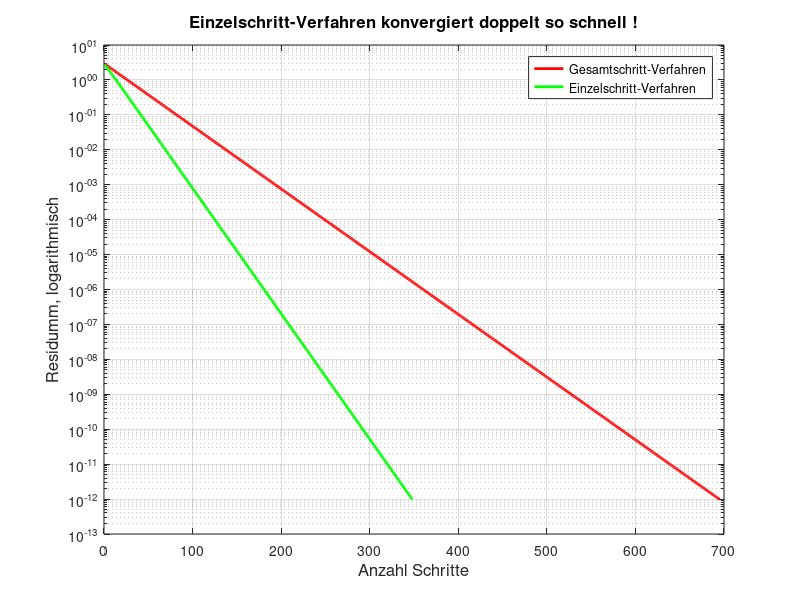

This figure's MATLAB source:
% Uebungen zur Numerischen Mathematik, WS 2014/15
% Blatt 04, Aufgabe 14 (i)
%   x = gv(A, b, eps)
%   x = ev(A, b, eps)
% Gegeben A in Gl_n(K), b in K^n, Abbruchparameter eps > 0.
% Bestimme Loesung von A x = b mittels Gesamt-
% und Einzelschrittverfahren.
% Geben Sie auch in jedem Schritt den Fehler | x - x^k | aus.
%
% Autoren:
%   Janina Geiser, Mat Nr. 6420269
%   Michael Hufschmidt, Mat.Nr. 6436122
%   Farina Ohm, Mat Nr. 6314051
%   Annika Seidel, Mat Nr. 6420536
% Uebungsleiter:
%   Thomas Berger <thomas.berger@uni-hamburg.de>
%
% clc
% clear all
function test_iteration

n = 10 ;
A = 2*diag(ones(1,n))-diag(ones(1,n-1),1)-diag(ones(1,n-1),-1) ;
b = zeros(n,1) ;
b(1) = 1 ;
b(n) = 1 ;
max_steps = 1000 ;
xx = A \ b ;                 % die exakte Loesung
eps = 1e-12 ;                % Fehlerschranke

steps_gv = 0;                % Anzahl Schritte
steps_ev = 0;

r_gv = zeros(1, max_steps) ; % Residuen
r_ev = zeros(1, max_steps) ;


    function [r] = residuum(x1, x2)
        % Berechnet den Betrag von |x1 - x2| (in Euklidische Norm)
        r = norm(x2 - x1);
    end

    function[x_neu] = gv_step(A, b, x_alt)
        % Macht einen Einzel_Step im Gesamtschrittverfahren und berechnet x
        n = length(b);
        x_neu = zeros(n,1) ; % Spaltenvektor
        for i = 1 : n
            x_neu(i) = (b(i) - A(i, 1:i-1) * x_alt(1:i-1) - A(i, i+1:n) * x_alt(i+1:n))/ A(i,i) ;
        end
    end

    function[x] = gv(A, b, eps)
        % Loest A x = b mittels Gesamtschrittverfahren
        n = length(b);
        x_alt = zeros(n,1) ; % Spaltenvektor
        x_neu = zeros(n,1) ; % Spaltenvektor
        r = 1000 ;
        steps = 0;
        while (r > eps) && (steps < max_steps)
            steps = steps + 1;
            x_neu = gv_step(A, b, x_alt) ;
            r = residuum (x_neu, xx) ;
            r_gv(steps) = r ;
            x_alt = x_neu ;
        end
        steps_gv = steps ;
        fprintf('Gesamtschrittverfahren: Fehler nach %d Schritten = %e\n', steps, r)
        x = x_neu;
    end
xg = gv(A, b, eps)

    function[x_neu] = ev_step(A, b, x_alt)
        % Macht einen Einzel_Step im Einzelschrittverfahren und berechnet x
        n = length(b);
        x_neu = zeros(n,1) ; % Spaltenvektor
        for i = 1 : n
            x_neu(i) = (b(i) - A(i, 1:i-1) * x_neu(1:i-1) - A(i, i+1:n) * x_alt(i+1:n)) / A(i,i) ;
        end
    end

    function[x] = ev(A, b, eps)
        % Loest A x = b mittels Einzelschrittverfahren
        n = length(b);
        x_alt = zeros(n,1) ; % Spaltenvektor
        x_neu = zeros(n,1) ; % Spaltenvektor
        r = 1000 ;
        steps = 0;
        while (r > eps) && (steps < max_steps)
            steps = steps + 1;
            x_neu = ev_step(A, b, x_alt) ;
            r = residuum (x_neu, xx) ;
            r_ev(steps) = r ;
            x_alt = x_neu ;
        end
        steps_ev = steps ;
        fprintf('Einzelschrittverfahren: Fehler nach %d Schritten = %e\n', steps, r)
        x = x_neu;
    end
xe = ev(A, b, eps)

% Plotte die Ergebnisse
max_steps =  max(steps_gv, steps_ev) ;
schritte = linspace(1 ,max_steps, max_steps) ;
semilogy(schritte, r_gv(1:max_steps),  'r-', 'linewidth', 2) ;
xlabel('Anzahl Schritte', 'FontSize', 12) ;
ylabel('Residumm, logarithmisch',  'FontSize', 12) ;
grid on ;
hold on ;
semilogy(schritte, r_ev(1:max_steps),  'g-', 'linewidth', 2) ;
legend('Gesamtschritt-Verfahren', 'Einzelschritt-Verfahren') ;
title('Einzelschritt-Verfahren konvergiert doppelt so schnell !', 'FontSize', 12, 'FontWeight', 'bold') 
end